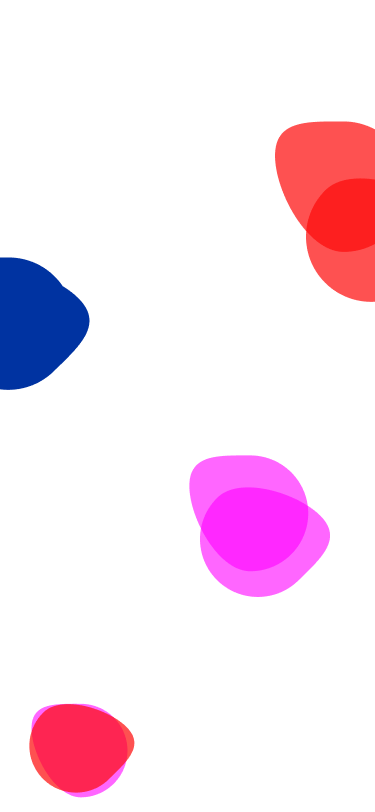
#> input picture assets/Images/background.png, 375 x 812 px
$ python images_videos.py
#> lines starting #> are read from the running program, lines starting #| are printed output that depends on the picture
from PIL import Image, ImageFilter

# Load an image from file
bg_path = 'assets/Images/background.png'
image = Image.open(bg_path)
#> image is the input picture: PIL image 375x812 RGBA; mean R, G, B, A 30.6, 2.2, 19.6, 30.4

# Apply Gaussian blur with a specified radius
radius = 20  # You can change the radius to increase/decrease the blur effect
blurred_image = image.filter(ImageFilter.GaussianBlur(radius))
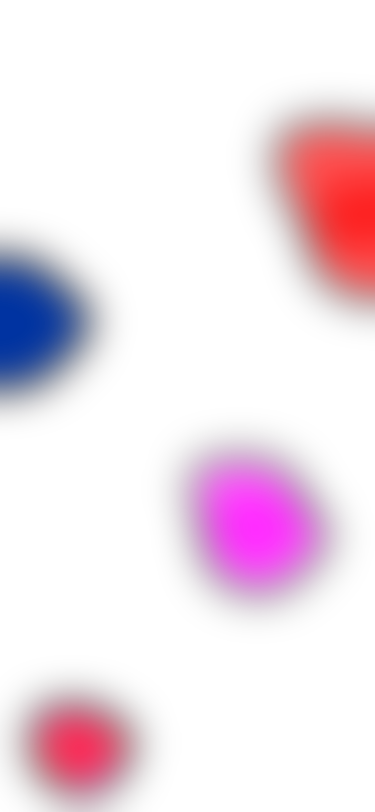
#> blurred_image: PIL image 375x812 RGBA; mean R, G, B, A 30.5, 2.2, 19.5, 30.3; transparent parts drawn white

# Save the blurred image to a temporary file
blurred_image_path = 'assets/Images/blurred_background.png'
blurred_image.save(blurred_image_path)
